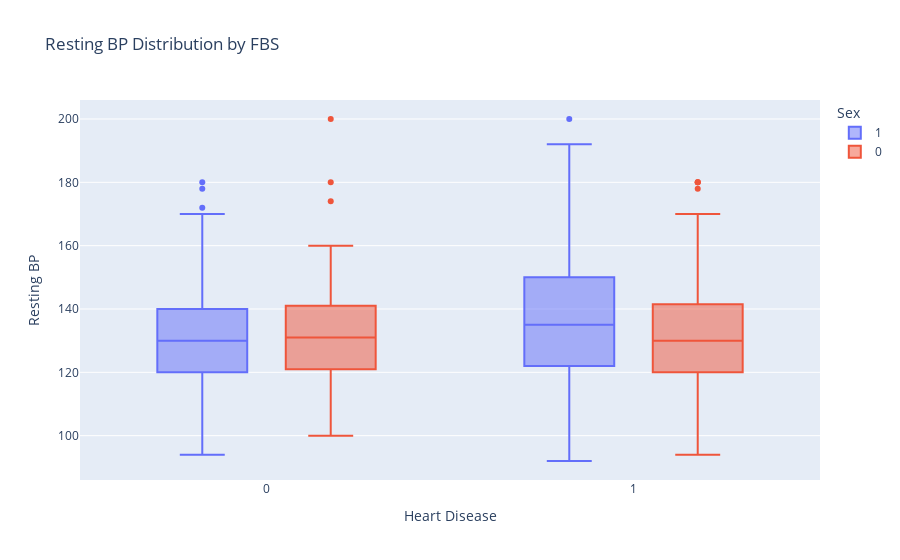

The cell this chart's notebook holds for it:
### Code cell
#boxplot distribution

fig = px.box(df,y="Resting BP",x="Heart Disease",title=f"Resting BP Distribution by FBS",color="Sex")
fig.show()

### Figure 1 — Plotly figure (JSON) as saved in the notebook; plotly's stock layout.template omitted (floating-point values rounded to 4 significant figures; data arrays with more than 128 entries replaced by an {"elided": "..."} marker saying what was removed)
{"data": [{"alignmentgroup": "True", "hovertemplate": "Sex=1<br>Heart Disease=%{x}<br>Resting BP=%{y}<extra></extra>", "legendgroup": "1", "marker": {"color": "#636efa"}, "name": "1", "notched": false, "offsetgroup": "1", "orientation": "v", "showlegend": true, "type": "box", "x": {"elided": "337 int values"}, "x0": " ", "xaxis": "x", "y": {"elided": "337 int values"}, "y0": " ", "yaxis": "y"}, {"alignmentgroup": "True", "hovertemplate": "Sex=0<br>Heart Disease=%{x}<br>Resting BP=%{y}<extra></extra>", "legendgroup": "0", "marker": {"color": "#EF553B"}, "name": "0", "notched": false, "offsetgroup": "0", "orientation": "v", "showlegend": true, "type": "box", "x": [0, 0, 0, 0, 0, 0, 0, 0, 0, 0, 0, 0, 0, 0, 0, 0, 0, 0, 0, 0, 0, 0, 0, 0, 0, 0, 0, 0, 0, 0, 0, 0, 0, 0, 0, 0, 0, 0, 0, 0, 0, 0, 0, 0, 0, 0, 0, 0, 0, 0, 0, 0, 0, 1, 1, 1, 1, 1, 1, 1, 1, 1, 1, 1, 1, 1, 1, 1, 1, 1, 1, 1, 1, 1, 1, 1, 1, 1, 1, 1, 1, 1, 1, 1, 1, 1, 1, 1, 1, 1, 1, 1, 1, 1, 1, 1, 0, 0, 0, 0, 0, 0, 0, 0, 0, 0, 0, 0, 0, 0, 1, 1, 1, 1, 1, 1, 1, 1, 1, 1, 1, 1, 0], "x0": " ", "xaxis": "x", "y": [130, 140, 120, 140, 130, 150, 120, 120, 150, 140, 150, 160, 130, 140, 105, 130, 142, 135, 155, 160, 140, 130, 128, 138, 130, 160, 108, 135, 150, 128, 110, 145, 132, 130, 138, 150, 130, 200, 124, 122, 135, 102, 102, 115, 110, 100, 132, 112, 174, 140, 134, 158, 140, 138, 120, 138, 120, 110, 180, 140, 150, 120, 178, 105, 138, 130, 112, 108, 94, 108, 118, 152, 136, 180, 120, 160, 134, 126, 130, 120, 120, 120, 106, 140, 118, 136, 150, 112, 146, 138, 130, 128, 170, 132, 124, 140, 140, 108, 150, 120, 130, 150, 130, 140, 120, 120, 130, 180, 130, 130, 100, 160, 160, 130, 150, 138, 120, 120, 130, 180, 142, 138, 114], "y0": " ", "yaxis": "y"}], "layout": {"boxmode": "group", "legend": {"title": {"text": "Sex"}, "tracegroupgap": 0}, "title": {"text": "Resting BP Distribution by FBS"}, "xaxis": {"anchor": "y", "domain": [0, 1], "title": {"text": "Heart Disease"}}, "yaxis": {"anchor": "x", "domain": [0, 1], "title": {"text": "Resting BP"}}}}
